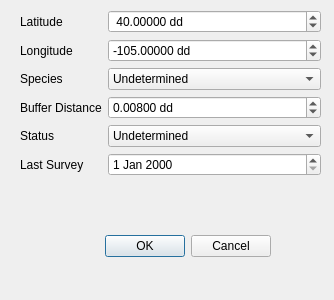
<?xml version="1.0" encoding="UTF-8"?>
<ui version="4.0">
 <class>NewraptorDialogBase</class>
 <widget class="QDialog" name="NewraptorDialogBase">
  <property name="geometry">
   <rect>
    <x>0</x>
    <y>0</y>
    <width>334</width>
    <height>300</height>
   </rect>
  </property>
  <property name="windowTitle">
   <string>Add New Raptor</string>
  </property>
  <widget class="QDialogButtonBox" name="button_box">
   <property name="geometry">
    <rect>
     <x>-70</x>
     <y>230</y>
     <width>341</width>
     <height>32</height>
    </rect>
   </property>
   <property name="orientation">
    <enum>Qt::Horizontal</enum>
   </property>
   <property name="standardButtons">
    <set>QDialogButtonBox::Cancel|QDialogButtonBox::Ok</set>
   </property>
  </widget>
  <widget class="QWidget" name="formLayoutWidget">
   <property name="geometry">
    <rect>
     <x>20</x>
     <y>10</y>
     <width>301</width>
     <height>201</height>
    </rect>
   </property>
   <layout class="QFormLayout" name="formLayout">
    <item row="0" column="0">
     <widget class="QLabel" name="latitudeLabel">
      <property name="text">
       <string>Latitude</string>
      </property>
     </widget>
    </item>
    <item row="0" column="1">
     <widget class="QDoubleSpinBox" name="spbLatitude">
      <property name="prefix">
       <string> </string>
      </property>
      <property name="suffix">
       <string> dd</string>
      </property>
      <property name="decimals">
       <number>5</number>
      </property>
      <property name="minimum">
       <double>-90.000000000000000</double>
      </property>
      <property name="maximum">
       <double>90.000000000000000</double>
      </property>
      <property name="singleStep">
       <double>0.001000000000000</double>
      </property>
      <property name="value">
       <double>40.000000000000000</double>
      </property>
     </widget>
    </item>
    <item row="1" column="0">
     <widget class="QLabel" name="longitudeLabel">
      <property name="text">
       <string>Longitude</string>
      </property>
     </widget>
    </item>
    <item row="1" column="1">
     <widget class="QDoubleSpinBox" name="spbLongitude">
      <property name="suffix">
       <string> dd</string>
      </property>
      <property name="decimals">
       <number>5</number>
      </property>
      <property name="minimum">
       <double>-180.000000000000000</double>
      </property>
      <property name="maximum">
       <double>180.000000000000000</double>
      </property>
      <property name="singleStep">
       <double>0.001000000000000</double>
      </property>
      <property name="value">
       <double>-105.000000000000000</double>
      </property>
     </widget>
    </item>
    <item row="2" column="0">
     <widget class="QLabel" name="speciesLabel">
      <property name="text">
       <string>Species</string>
      </property>
     </widget>
    </item>
    <item row="2" column="1">
     <widget class="QComboBox" name="cmbSpecies">
      <item>
       <property name="text">
        <string>Undetermined</string>
       </property>
      </item>
      <item>
       <property name="text">
        <string>Red Tail Hawk</string>
       </property>
      </item>
      <item>
       <property name="text">
        <string>Swansons Hawk</string>
       </property>
      </item>
      <item>
       <property name="text">
        <string>Northern Harrier</string>
       </property>
      </item>
     </widget>
    </item>
    <item row="3" column="0">
     <widget class="QLabel" name="bufferDistanceLabel">
      <property name="text">
       <string>Buffer Distance</string>
      </property>
     </widget>
    </item>
    <item row="3" column="1">
     <widget class="QDoubleSpinBox" name="spbBuffer">
      <property name="suffix">
       <string> dd</string>
      </property>
      <property name="decimals">
       <number>5</number>
      </property>
      <property name="maximum">
       <double>0.100000000000000</double>
      </property>
      <property name="singleStep">
       <double>0.001000000000000</double>
      </property>
      <property name="value">
       <double>0.008000000000000</double>
      </property>
     </widget>
    </item>
    <item row="4" column="0">
     <widget class="QLabel" name="statusLabel">
      <property name="text">
       <string>Status</string>
      </property>
     </widget>
    </item>
    <item row="4" column="1">
     <widget class="QComboBox" name="cmbStatus">
      <item>
       <property name="text">
        <string>Undetermined</string>
       </property>
      </item>
      <item>
       <property name="text">
        <string>Active</string>
       </property>
      </item>
      <item>
       <property name="text">
        <string>Inactive</string>
       </property>
      </item>
      <item>
       <property name="text">
        <string>Fledged</string>
       </property>
      </item>
     </widget>
    </item>
    <item row="5" column="0">
     <widget class="QLabel" name="lastSurveyLabel">
      <property name="text">
       <string>Last Survey</string>
      </property>
     </widget>
    </item>
    <item row="5" column="1">
     <widget class="QDateEdit" name="dteSurvey"/>
    </item>
   </layout>
  </widget>
 </widget>
 <resources/>
 <connections>
  <connection>
   <sender>button_box</sender>
   <signal>accepted()</signal>
   <receiver>NewraptorDialogBase</receiver>
   <slot>accept()</slot>
   <hints>
    <hint type="sourcelabel">
     <x>20</x>
     <y>20</y>
    </hint>
    <hint type="destinationlabel">
     <x>20</x>
     <y>20</y>
    </hint>
   </hints>
  </connection>
  <connection>
   <sender>button_box</sender>
   <signal>rejected()</signal>
   <receiver>NewraptorDialogBase</receiver>
   <slot>reject()</slot>
   <hints>
    <hint type="sourcelabel">
     <x>20</x>
     <y>20</y>
    </hint>
    <hint type="destinationlabel">
     <x>20</x>
     <y>20</y>
    </hint>
   </hints>
  </connection>
 </connections>
</ui>
